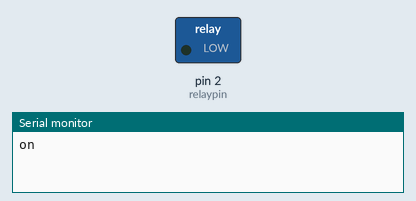
This sketch was run on a simulated Arduino Uno, built with avr-gcc and run on an emulated ATmega328P. On the bench: switched loads named in the sketch (green lamp = pin HIGH), the last lines printed to the serial monitor.

Above: at 1.0 s.
At 3.0 s:
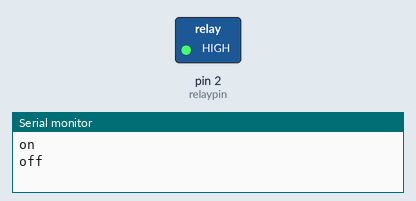
Timing chart, 0 to 5.2 s (numbered marks = the images above):
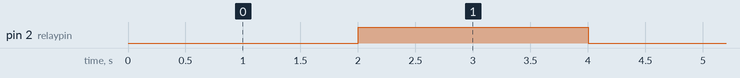

Measured:
- by itself, pin 2 (relaypin): alternates HIGH for 2.0 s and LOW for 2.0 s

The sketch:

solonoid_valve.ino
```cpp
const int relaypin = 2;
void setup() {
  Serial.begin(115200);
  pinMode(relaypin,OUTPUT);
  digitalWrite(5, HIGH);
}
void loop(){
  digitalWrite(relaypin, LOW);
  Serial.println("on");
  delay(2000);

  digitalWrite(relaypin, HIGH);
  Serial.println("off");
  delay(2000);
}
  
```
